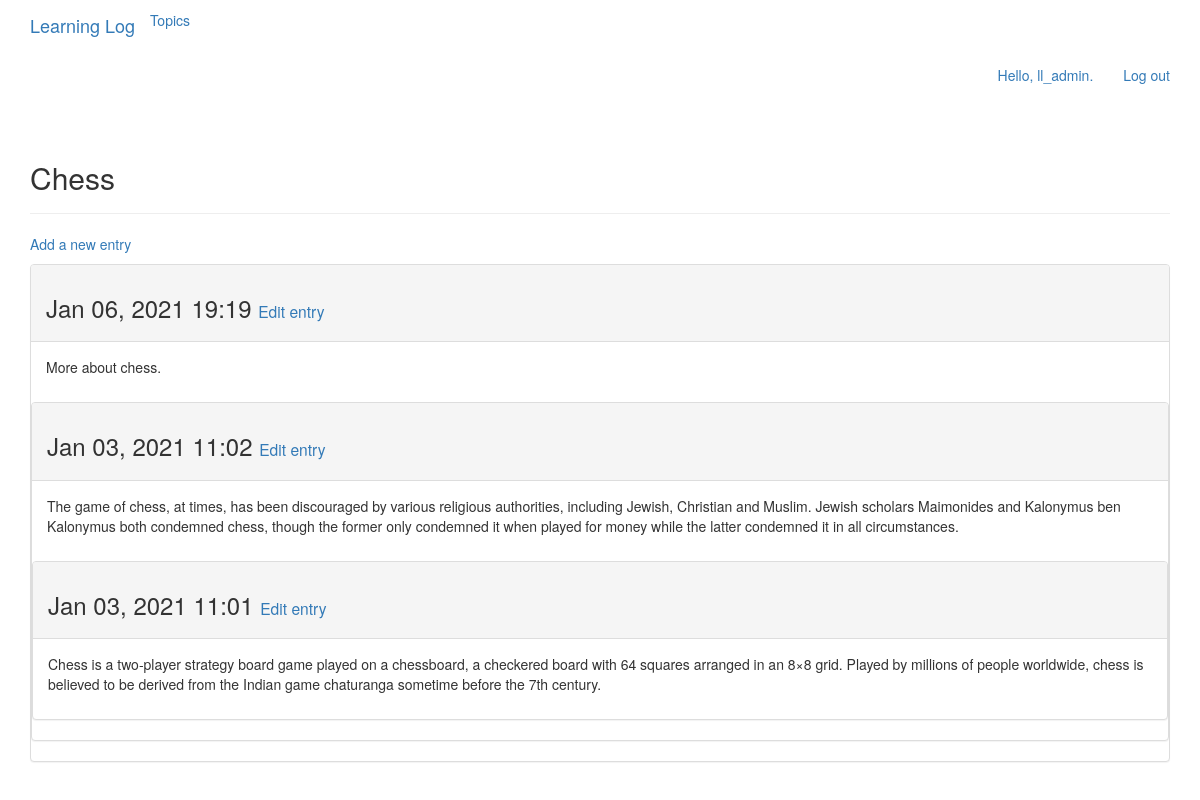
The page /topics/1/ (signed in) on the database its author committed.
### learning_logs/models.py (models this page shows, shortened)
class Topic(models.Model):
    text = models.CharField(max_length=200)
    date_added = models.DateTimeField(auto_now_add=True)
    owner = models.ForeignKey(User, on_delete = models.CASCADE)
    def __str__(self):
        return self.text

class Entry(models.Model):
    topic = models.ForeignKey(Topic, on_delete=models.CASCADE)
    text = models.TextField()
    date_added = models.DateTimeField(auto_now_add=True)
    class Meta:
        verbose_name_plural = 'entries'

### learning_logs/views.py (the view)
# urls.py: path('topics/<int:topic_id>/', views.topic, name = 'topic'),
@login_required
def topic(request, topic_id):
    topic = Topic.objects.get(id=topic_id)
    if topic.owner != request.user:
        raise Http404
    entries = topic.entry_set.order_by('-date_added')
    context = {'topic':topic, 'entries':entries}
    return render(request,'learning_logs/topic.html', context)

### learning_logs/templates/learning_logs/topic.html
{% extends 'learning_logs/base.html' %}
{% block header %}
<h2>{{ topic }}</h2>
{% endblock header %}
{% block content %}
    <p>
        <a href="{% url 'learning_logs:new_entry' topic.id %}">Add a new entry</a>
    </p>
    {% for entry in entries %}
    <div class="panel panel-default">
        <div class="panel-heading">
        	<h3>
                {{ entry.date_added|date:'M d, Y H:i' }}
                <small>
                    <a href="{% url 'learning_logs:edit_entry' entry.id %}">
                    Edit entry</a>
                </small>
            </h3>
        </div>
        <div class="panel-body">
            {{ entry.text|linebreaks }}
        </div>
    {% empty %}
        There are no entries for this topic yet.
    {% endfor %}
{% endblock content %}

### learning_logs/templates/learning_logs/base.html (shortened to what this page needs)
{% load bootstrap3 %}
<!DOCTYPE html>
<html lang="en">
<head>
  {% bootstrap_css %}
</head>
<body>
  <nav class="navbar navbar-defaul navbar-static-top">
    <div class="container">
      <div class="navbar-header">
        <a class="navbar-brand" href="{% url 'learning_logs:index' %}">
          Learning Log
        </a>
      </div>
      <div id="navbar" class="navbar-collapse collapse">
        <ul class="nav navbar-new">
          <li><a href="{% url 'learning_logs:topics' %}">Topics</a></li>
        </ul>
        <ul class="nav navbar-nav navbar-right">
          {% if user.is_authenticated %}
            <li><a> Hello, {{ user.username }}.</a></li>
            <li><a href="{% url 'users:logout' %}">Log out</a></li>
          {% else %}
            <li><a href="{% url 'users:register' %}">Register</a></li>
            <li><a href="{% url 'users:login' %}">Log in</a></li>
          {% endif %}
        </ul>
      </div>
    </div>
  </nav>
  <div class="container">
    <div class="page-header">
      {% block header %}{% endblock header %}
    </div>
    <div>
      {% block content %}{% endblock content %}
    </div>
  </div>
</body>
</html>

### rows shown on the page
Topic: text "Chess"
Entry: date_added "Jan 06, 2021 19:19", text "More about chess."
Entry: date_added "Jan 03, 2021 11:02", text "The game of chess, at times, has been discouraged by various religious authorities, including Jewish, Christian and Muslim. Jewish scholars Maimonides and Kalonymus ben Kalonymus both condemned chess, though the former only condemned it when played for money while the latter condemned it in all circumstances."
Entry: date_added "Jan 03, 2021 11:01", text "Chess is a two-player strategy board game played on a chessboard, a checkered board with 64 squares arranged in an 8×8 grid. Played by millions of people worldwide, chess is believed to be derived from the Indian game chaturanga sometime before the 7th century."

### other values the page prints
{{ user.username }} "ll_admin"
